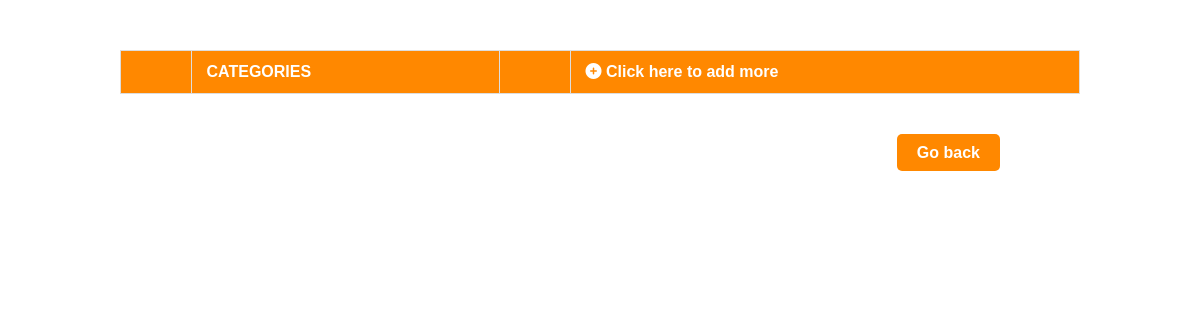
The app's page /view_category, older data.
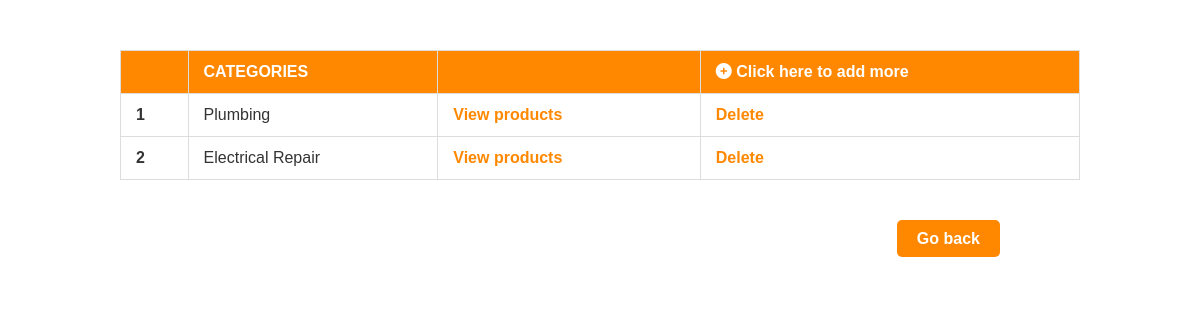
The same page, newer data.
### app/models.py (models this page shows)
class Category(models.Model):
    category = models.TextField()
    img = models.FileField()

### app/views.py (the view)
# urls.py: path('view_category',views.view_category),
def view_category(req):
    category=Category.objects.all()
    return render(req,'admin/view_category.html',{'category':category})

### templates/admin/view_category.html (shortened to what this page needs)
<!DOCTYPE html>
<html lang="en">
<head>
    {% load static %}
    <link rel="stylesheet" href="{% static 'css/view_cat_style.css' %}">
    <link rel="stylesheet" href="https://cdnjs.cloudflare.com/ajax/libs/font-awesome/6.5.0/css/all.min.css">
</head>
<body>
    <table class="table table-hover mt-5 mb-5 mx-auto">
        <thead>
            <tr class="table-danger">
                <th scope="col"></th>
                <th scope="col" class="text-light">CATEGORIES</th>
                <th scope="col"></th>
                <th scope="col"><a style="color: white;" href="../category"><i class="fas fa-plus-circle"></i> Click here to add more</a></th>
            </tr>
        </thead>
        <tbody>
            {% for i in category %}
            <tr>
                <th scope="row">{{ i.pk }}</th>
                <td>{{ i.category }}</td>
                <td><a href="view_products/{{i.pk }}">View products</a></td>
                <td><a href="delete_category/{{ i.pk }}">Delete</a></td>
            </tr>
            {% endfor %}
        </tbody>
    </table>
    <div class="mt-4">
        <a href="../admin_home" class="btn btn-danger">Go back</a>
    </div>
</body>
</html>

### static/css/view_cat_style.css (style rules this page uses)
body { background-color: #fff; font-family: Arial, sans-serif; color: #333; margin: 0; padding: 0; }
.table { width: 80%; margin: 50px auto; border-collapse: collapse; background-color: #fff; }
.table th, .table td { padding: 12px 15px; text-align: left; border: 1px solid #ddd; }
.table-danger { background-color: #ff8800; color: #fff; }
.table a { color: #ff8800; text-decoration: none; font-weight: bold; }
.btn-danger { background-color: #ff8800; border: none; padding: 10px 20px; color: #fff; font-weight: bold; text-decoration: none; border-radius: 5px; }
.mt-4 { text-align: right; margin-right: 200px; }
.table td a { margin-right: 15px; }

Row changes from the older to the newer data that the page shows:
added Category: pk "1", category "Plumbing"
added Category: pk "2", category "Electrical Repair"
